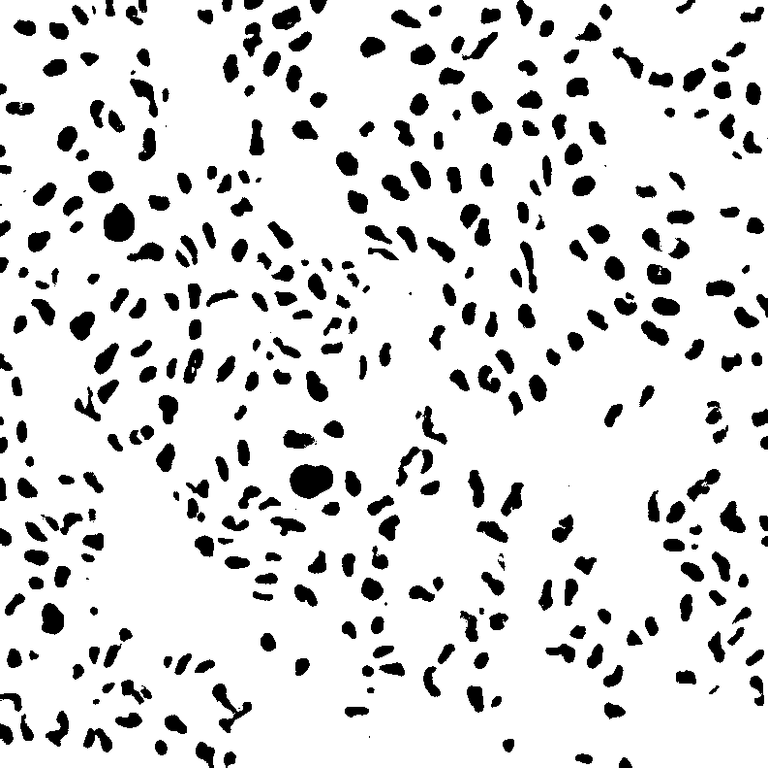
#> input picture data/2_mask_all_bin_resized.tif, 768 x 768 px; its folder holds 2 pictures in this run
$ python process_mask.py   (older library calls are emulated)
#> lines starting #> are read from the running program, lines starting #| are printed output that depends on the picture; after the words box and inside, x2 and y2 are one past the last pixel; in counts of white or black regions, pixels touching at a corner belong together
#!/usr/bin/python3

#import matplotlib
#import matplotlib.pyplot as plt
import numpy as np
import os
import sys
import glob
from PIL import Image
import scipy.ndimage
import scipy.misc
import floodfill

sys.setrecursionlimit(10000)
DEBUG = os.getenv("DEBUG")
eight_way = os.getenv("EIGHT_WAY", default=True)

class Img:
    def __init__(self, data, path):
        self.data = data
        self.path = path

    def store(self):
        scipy.misc.imsave(self.path, self.data)

    def show(self):
        Image.open(self.path).show()

def img_from_file(path):
    data = np.array(Image.open(path))
    return Img(data, path)

def to_binary(img, lower, upper, reverse=False):
    return reverse ^ ((lower < img) & (img < upper))

def insert_postfix(path, postfix):
    index = path.rfind('.')
    return ''.join([path[:index], '_', postfix, path[index:]])

# [17 lines left out: functions make_binary, edge_fill, not called in this run]

def get_points_with_given_value_from_img_data(data, value):
    points = []
    rows = data.shape[0]
    cols = data.shape[1]
    for x in range(0, rows):
        for y in range(0, cols):
            if data[x,y] == value:
                points.append([x,y])
    return points

def find_nearest_neighbor_with_given_value(data, x, y, value,
        max_look_around_distance):
    for look_around_distance in range(1, max_look_around_distance):
        look_around_window_x_min = max(0,x-look_around_distance)
        look_around_window_x_max = min(data.shape[0]-1,x+look_around_distance)
        look_around_window_y_min = max(0,y-look_around_distance)
        look_around_window_y_max = min(data.shape[1]-1,y+look_around_distance)
        if DEBUG:
            print('look around corners:', [look_around_window_x_min,
                    look_around_window_y_min],
                    [look_around_window_x_max,
                    look_around_window_y_max])
        look_around_window = \
                data[look_around_window_x_min:look_around_window_x_max,
                look_around_window_y_min:look_around_window_y_max]
        if DEBUG:
            print('point coordinates:', '[%d, %d]' % x,y)
            print("data:", data[x,y])
            print("mark:", marks[x,y])
            print("bigger window:\n", bigger_window)
            print('look around window:\n', look_around_window)
        actual_point_relative = get_first_point_with_given_value(look_around_window,
                value)
        if actual_point_relative == None:
            actual_point = actual_point_relative
            continue
        actual_point = [
                max(0,x-look_around_distance) + actual_point_relative[0],
                max(0,y-look_around_distance) + actual_point_relative[1]
                ]
        if DEBUG:
            print('relative coordinates to actual point:',
                    actual_point_relative)
            print('calculated absolute coordinates to actual point:',
                    actual_point)
            print('value (should be 0) at calculated abs coord to actual '+
                    'point:', data[actual_point[0],
                        actual_point[1]])
    return actual_point

def get_first_point_with_given_value(data, value):
    rows = data.shape[0]
    cols = data.shape[1]
    for x in range(0, rows):
        for y in range(0, cols):
            if data[x,y] == value:
                return [x,y]
    return None

def taint_point(data,x,y, eight_way=True):
    ## edge cases: out of bound, so we don't need to worry elsewhere
    if x < 0 or y < 0 or x >= data.shape[0] or y >= data.shape[1]:
        return
    ## recursion: if 1 or 0.5, return
    if data[x,y] == 1 or data[x,y] == 0.5:
        return
    ## only other case is 0, set to 0.5
    data[x,y] = 0.5
    ## call all 8 neighbors
    taint_point(data, x-1,y)
    taint_point(data, x,y+1)
    taint_point(data, x+1,y)
    taint_point(data, x,y-1)
    if eight_way:
        taint_point(data, x-1,y+1)
        taint_point(data, x+1,y+1)
        taint_point(data, x+1,y-1)
        taint_point(data, x-1,y-1)

def remove_marked_regions(data, marks, max_look_around_distance=10):
    if DEBUG:
        print('received following data:\n', data)
        print('... and following mask:\n', marks)
    # iterate through marks
    points = get_points_with_given_value_from_img_data(marks, 0)
    # change value of all regions which are touched by or close to marks from 0 to 0.5
    for point in points:
        print("processing", point)
        # get coordinates of point
        x, y = point[0], point[1]
        # if already 0.5, move on
        if data[x,y] == 0.5:
            continue
        # if 0, start recursion
        elif data[x,y] == 0.0:
            taint_point(data,x,y,eight_way)
        # if 1, look around at all neighbors (as far as look_around_distance),
        # and keep looking
        else:
            while True:
                actual_point = find_nearest_neighbor_with_given_value(data, x,y,
                        marks[x,y], max_look_around_distance)
                if actual_point == None:
                    if DEBUG:
                        print("""No point with value %f found around [%d, %d] within look
                        around distance %d, continuing""" % (marks[x,y], x, y,
                        max_look_around_distance))
                    break
                actual_x = actual_point[0]
                actual_y = actual_point[1]
                taint_point(data,actual_x,actual_y,eight_way)
    if DEBUG:
        print('processed data:\n', data)
    # filter out all the unmarked 0.0 regions and convert back to 0
    unmarked = (data < 0.1).astype(int)
    data += unmarked
    if DEBUG:
        print('removed unmarked 0 regions:\n', data)
    # convert all 0.5 regions back to 0.0 regions
    data = 1 * (0.6 < data)
    if DEBUG:
        print('converted marked regions back to 0:\n', data)
    np.set_printoptions(edgeitems=200)
    if DEBUG:
        print('final result:\n', data)
    return data

def filter_image(img, mask):
    max_look_around_distance_string = os.getenv("MAX_LOOK_AROUND_DIST", "10")
    max_look_around_distance = int(max_look_around_distance_string)
    img_bin = 1.0 * (img.data >= 20)
    mask_bin = 1.0 * (np.min(mask.data, 2) == 255)
    filtered_data = remove_marked_regions(img_bin, mask_bin,
            max_look_around_distance)
    filtered_path = insert_postfix(img.path,
        'filtered_'+max_look_around_distance_string)
    filtered_img = Img(filtered_data, filtered_path)
    filtered_img.store()
    return filtered_img

# [16 lines left out: functions fill_binary, transform_filtered_annotation_to_bin, not called in this run]
        #make_binary(img, lower_threshold=100, upper_threshold=260)

def main():
    os.putenv("DISPLAY", ":0.0")
    if DEBUG:
        np.set_printoptions(edgeitems=80)
    data_dir = os.path.join(os.path.curdir, 'data')

    #transform_filtered_annotation_to_bin(data_dir)
    #return

    mask_glob = '2_mask_all_bin_resized.tif'
    for mask_path in glob.glob(os.path.join(data_dir, mask_glob)):
        print('processing', mask_path)
        mask = img_from_file(mask_path)
#> in img_from_file, data is the input picture: shape (768, 768); min 0, max 255, mean 220.4
        annotation_glob = (os.path.basename(mask_path).split('_')[0] +
                '*filtered.tif')
        annotation_path = glob.glob(os.path.join(data_dir, annotation_glob))[0]
        annotation = img_from_file(annotation_path)
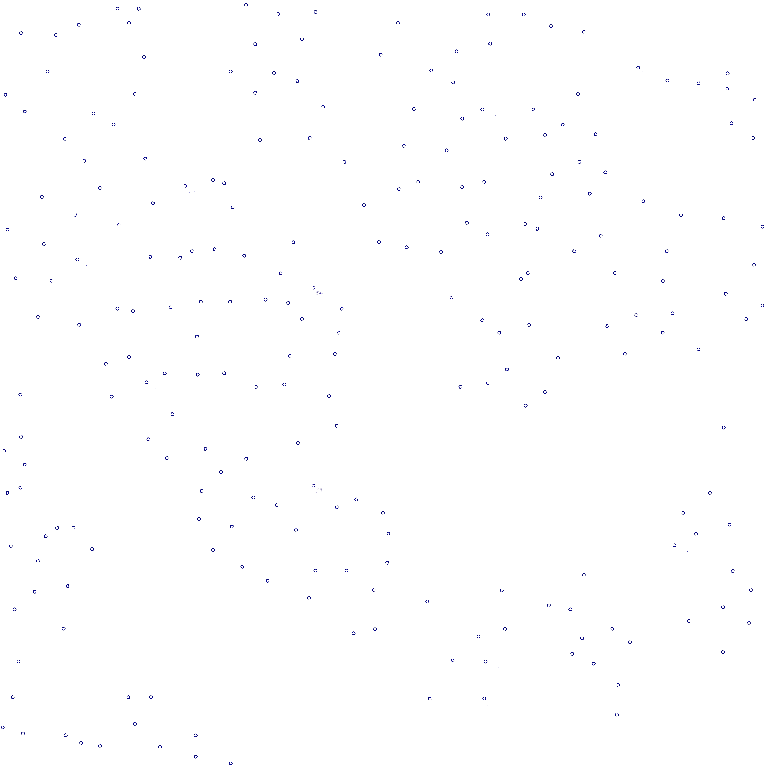
#> input picture data/2_annotated_cropped_resized_filtered.tif, 768 x 768 px
#> in img_from_file, data is the input picture: shape (768, 768, 3); mean R, G, B 254.4, 254.4, 254.7
        final_mask = filter_image(mask, annotation)
#> in filter_image, `img_bin = 1.0 * (img.data >= 20)`:
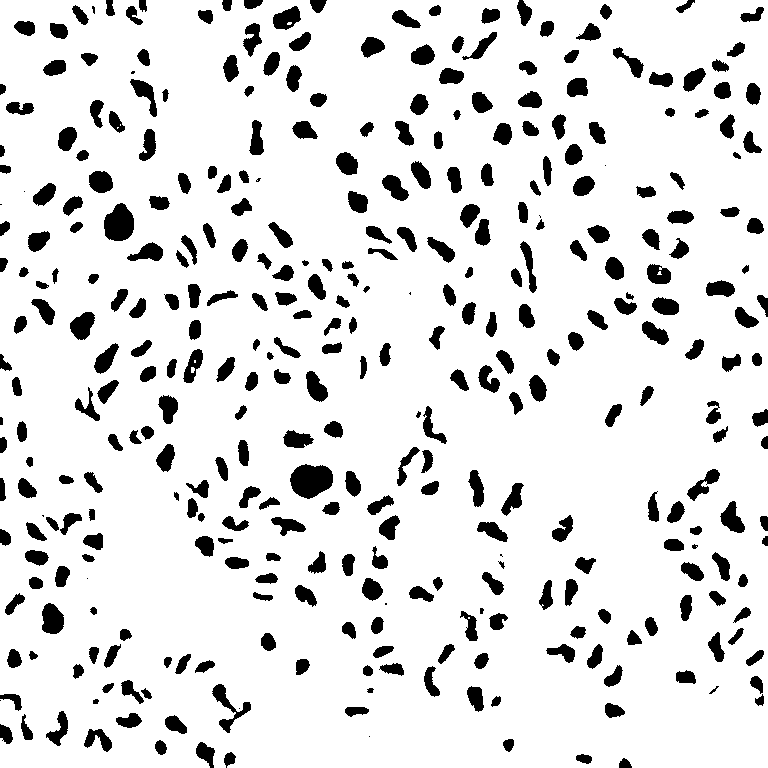
#> img_bin: shape (768, 768) float64; values 0 (black) and 1 (white), 87.9% white; 362 black regions (15 under 20 px), largest, box (x1, y1, x2, y2) and area: (290, 464, 333, 499) 1119, (104, 203, 134, 241) 864, (212, 684, 251, 733) 543
#> in filter_image, `mask_bin = 1.0 * (np.min(mask.data, 2) == 255)`:
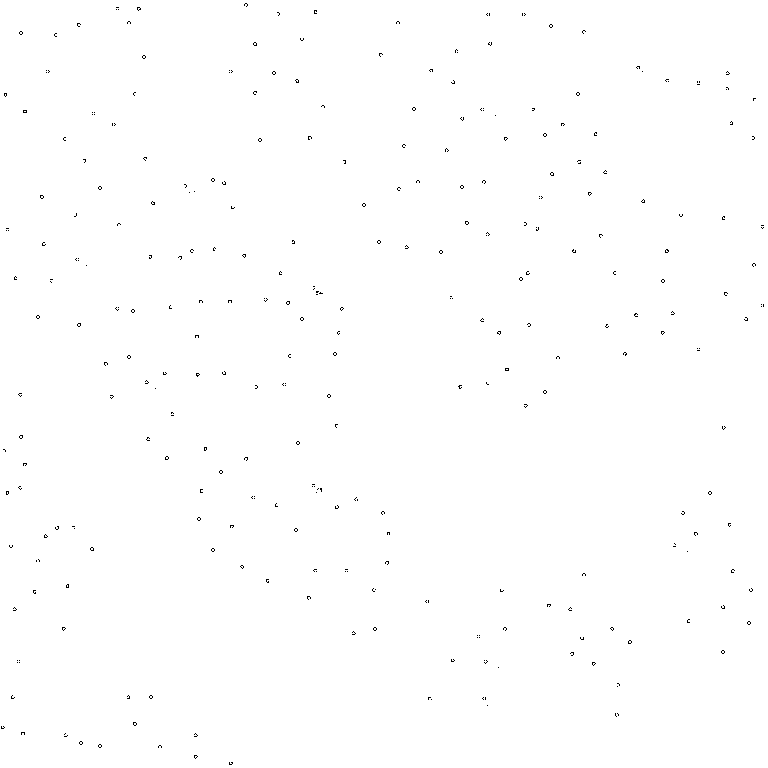
#> mask_bin: shape (768, 768) float64; values 0 (black) and 1 (white), 99.7% white; black in thin lines or dots
#> in remove_marked_regions, `points = get_points_with_given_value_from_img_data(marks, 0)`: points = 1744 pairs, first value 3 to 764, second value 1 to 763
#> the loop in remove_marked_regions, `for point in points:` made 1744 passes
#> (x, y) on passes 1 to 3: (3, 245), (3, 246), (4, 244)
#| processing [3, 245]
#| processing [3, 246]
#| processing [4, 244]
#| processing [4, 247]
#| processing [5, 244]
#| processing [5, 247]
#| processing [6, 246]
#| processing [7, 116]
#> (further printed lines are left out)
#> after the loop in remove_marked_regions, `for point in points:`:
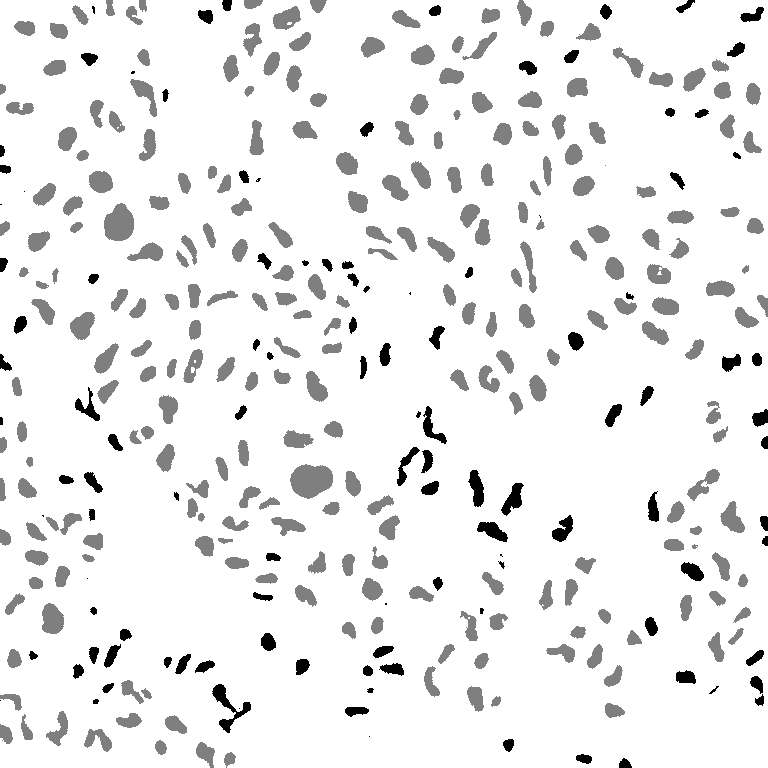
#> data: shape (768, 768) float64; min 0, max 1, mean 0.929
#> in remove_marked_regions, `unmarked = (data < 0.1).astype(int)`:
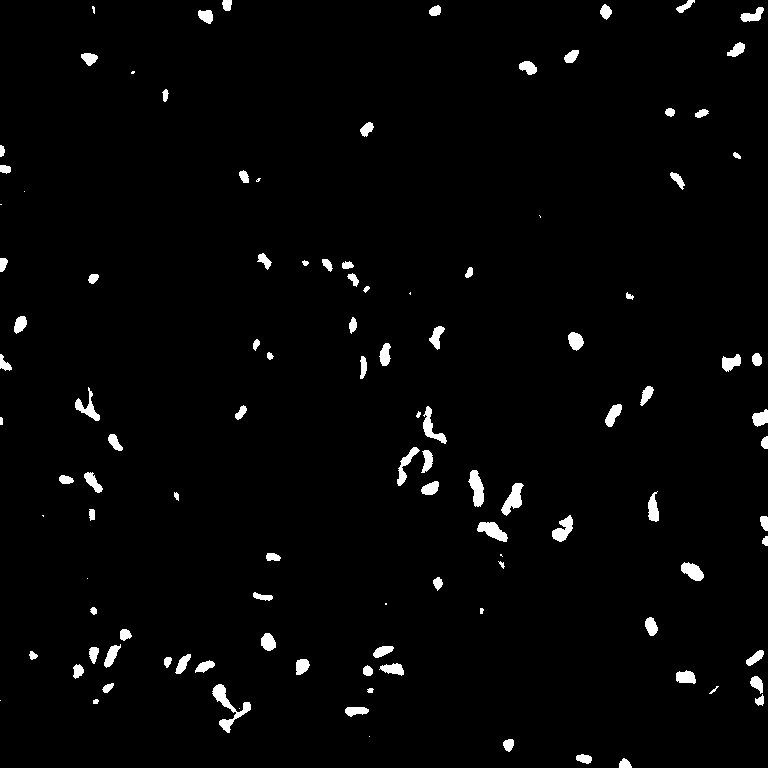
#> unmarked: shape (768, 768) int64; values 0 (black) and 1 (white), 2.2% white; 112 white regions (14 under 20 px), largest, box (x1, y1, x2, y2) and area: (212, 684, 251, 733) 543, (468, 470, 484, 507) 370, (501, 483, 524, 516) 370
#> in remove_marked_regions, `data += unmarked`:
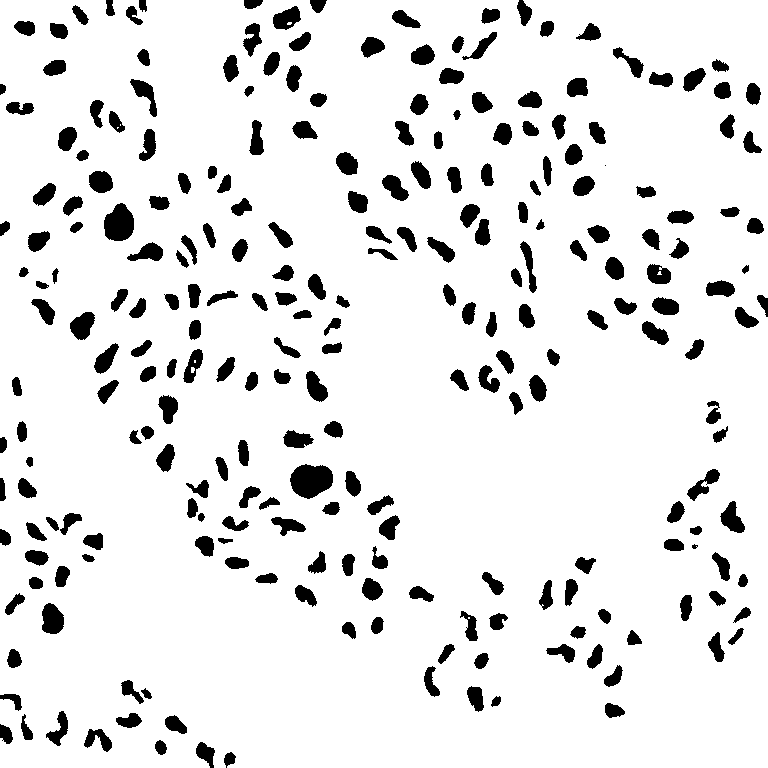
#> data: shape (768, 768) float64; values 0.5 (black) and 1 (white), 90.1% white; 250 black regions (1 under 20 px), largest, box (x1, y1, x2, y2) and area: (290, 464, 333, 499) 1119, (104, 203, 134, 241) 864, (42, 603, 64, 634) 535

# [24 lines left out: function test, not called in this run]

if __name__ == "__main__":
    main()
    #test()
